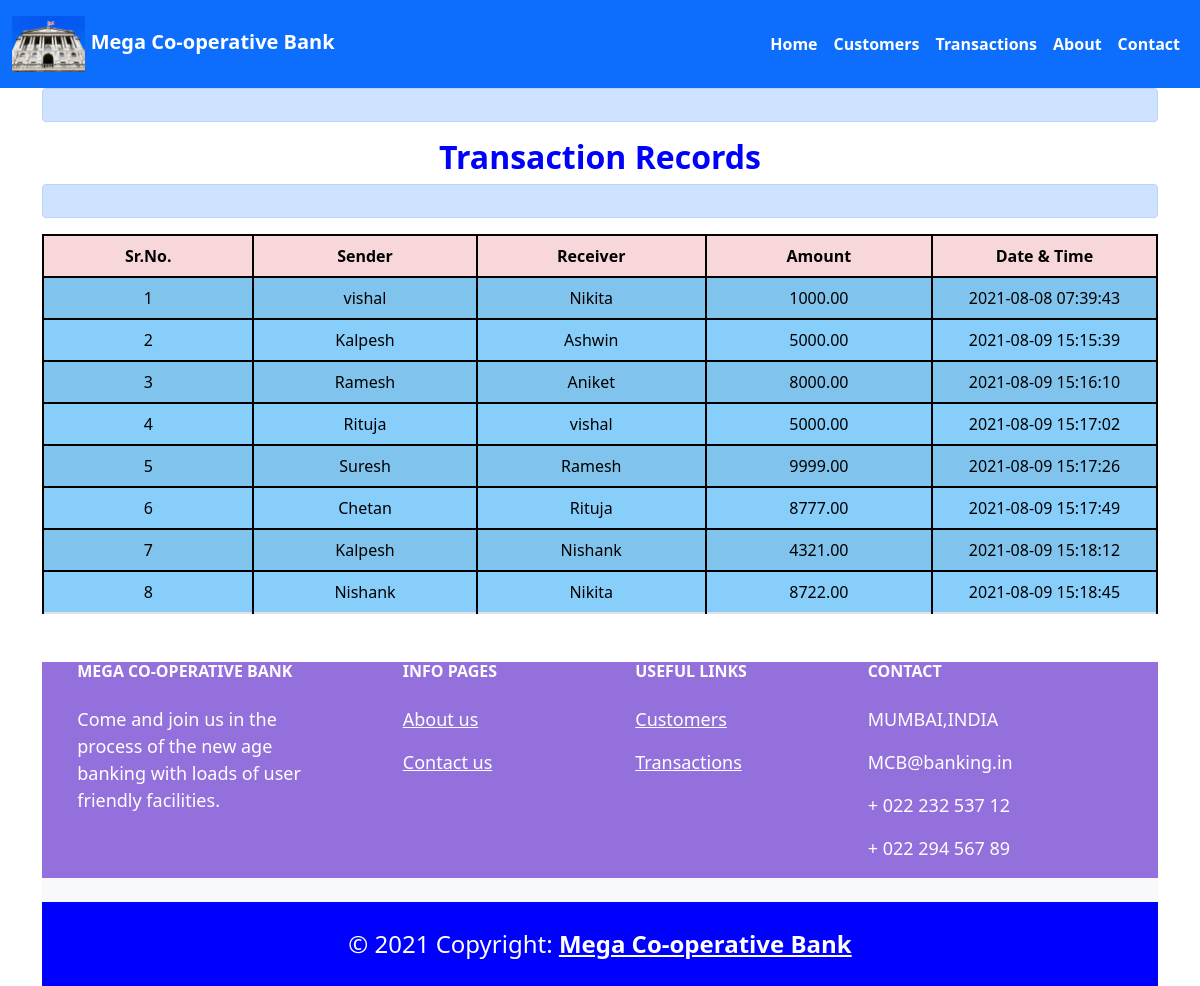
Screenshot of /transactionrecords.php with the database file from the repository.
### tables this page shows
CREATE TABLE `transactionrecords` (
  `id` int(3) NOT NULL,
  `sendername` varchar(50) NOT NULL,
  `receivername` varchar(50) NOT NULL,
  `amount` decimal(8,2) NOT NULL,
  `datetime` timestamp NOT NULL DEFAULT current_timestamp()
);

### transactionrecords.php (the view, shortened to what this page needs)
<!DOCTYPE html>
<html lang="en">
<head>
    <link rel="stylesheet" href="bootstrap/css/bootstrap.min.css">
    <link rel="stylesheet" href="bootstrap/css/all.min.css">
    <link rel="stylesheet" href="./css/style.css">
    <link rel="stylesheet" type="text/css" href="css/style.css">
</head>
<body>
    <header>
    <nav  class="navbar py-2 navbar-expand-lg navbar-dark bg-primary">
        <div class="container-fluid">
            <a class="navbar-brand" href="index.php"><img src="images/logo.jpg" width="10%" height="9%" alt="MCB" href="index.php"></img><strong>  Mega Co-operative Bank</strong></a>
            <div class="collapse navbar-collapse" id="navbarSupportedContent">
                <ul class="navbar-nav me-auto mb-8 mb-lg-0">
                    <li class="nav-item py-3">
                        <a class="nav-link active" aria-current="page" href="index.php"><strong>Home</strong></a>
                    </li>
                    <li class="nav-item py-3">
                        <a class="nav-link active" href="customerslist.php "><strong>Customers</strong></a>
                    </li>
                    <li class="nav-item py-3">
                        <a class="nav-link active" href="transactionrecords.php "><strong>Transactions</strong></a>
                    </li>
                    <li class="nav-item py-3">
                        <a class="nav-link active" href="aboutus.php "><strong>About</strong></a>
                    </li>
                    <li class="nav-item py-3">
                        <a class="nav-link active" href="contactus.php "><strong>Contact</strong></a>
                    </li>
                </ul>
            </div>
        </div>
    </nav>
    <div class="container">
    <div class="alert alert-primary d-flex align-items-center" role="alert" style="text-align:center">
    </div>
    <h2 style="color:blue; text-align:center"><strong>Transaction Records</strong> </h2>
    <div class="alert alert-primary d-flex align-items-center" role="alert" style="text-align:center">
    </div>
    </div>
        <?php
        $server="localhost:3306";
        $username="root";
        $password="";
        $dbname = "bankingsystem";
        $connection=mysqli_connect($server, $username, $password , $dbname);
      ?>
 <div class="container">
    <div class="table-responsive-sm">
    <table class="table table-hover table-striped">
        <thead style="color : black;" class="table-danger">
            <tr>
                <th class="text-center">Sr.No.</th>
                <th class="text-center">Sender</th>
                <th class="text-center">Receiver</th>
                <th class="text-center">Amount</th>
                <th class="text-center">Date & Time</th>
            </tr>
        </thead>
        <tbody>
        <?php
        $sql ="SELECT * FROM transactionrecords";
        $query =mysqli_query($connection, $sql);
        while($row = mysqli_fetch_assoc($query))
        {
        ?>
<tr style="color : black;">
            <td class="text-center py-2"><?php echo $row['id']; ?></td>
            <td class="text-center py-2"><?php echo $row['sendername']; ?></td>
            <td class="text-center py-2"><?php echo $row['receivername']; ?></td>
            <td class="text-center py-2"><?php echo $row['amount']; ?> </td>
            <td class="text-center py-2"><?php echo $row['datetime']; ?> </td>
        <?php
}
        ?>
        </tbody>
    </table>
    </div>
</div>
    </header>
    <footer>
<div class="container">
<footer class="text-center text-lg-start bg-light text-muted">
  <section class="">
    <div class="container text-center text-md-start mt-5" style="font-size:large;color:white;background-color:#9370db;">
      <div class="row mt-3">
        <div class="col-md-3 col-lg-4 col-xl-3 mx-auto mb-4">
          <h6 class="text-uppercase fw-bold mb-4">
            Mega Co-operative Bank
          </h6>
          <p>
            Come and join us in the process of the new age banking with loads of user friendly facilities.
          </p>
        </div>
        <div class="col-md-2 col-lg-2 col-xl-2 mx-auto mb-4">
          <h6 class="text-uppercase fw-bold mb-4">
            Info pages
          </h6>
          <p>
            <a href="aboutus.php" class="text-reset">About us</a>
          </p>
          <p>
            <a href="contactus.php" class="text-reset">Contact us</a>
          </p>
        </div>
        <div class="col-md-3 col-lg-2 col-xl-2 mx-auto mb-4">
          <h6 class="text-uppercase fw-bold mb-4">
            Useful links
          </h6>
          <p>
            <a href="customerslist.php" class="text-reset">Customers</a>
          </p>
          <p>
            <a href="transactionrecords.php" class="text-reset">Transactions</a>
          </p>
        </div>
        <div class="col-md-4 col-lg-3 col-xl-3 mx-auto mb-md-0 mb-4">
          <h6 class="text-uppercase fw-bold mb-4">
            Contact
          </h6>
          <p>MUMBAI,INDIA</p>
          <p>
            MCB@banking.in
          </p>
          <p>+ 022 232 537 12</p>
          <p>+ 022 294 567 89</p>
        </div>
      </div>
    </div>
  </section>
  <div class="text-center p-4"  style="font-size:x-large;color:white;background-color:blue;">
    © 2021 Copyright:
    <a class="text-reset fw-bold" href="https://mdbootstrap.com/">Mega Co-operative Bank</a>
  </div>
</footer>
       </div>
   </footer>
</body>
</html>

### css/style.css (style rules this page uses)
body { width: 100%; height: 100%; margin: auto; height: auto; }

### transactionrecords.php (style rules this page uses)
table,th,td { border:2px solid black; width:1100px; background-color: lightskyblue; }

### rows the page displays
transactionrecords: id "1", sendername "vishal", receivername "Nikita", amount "1000.00", datetime "2021-08-08 07:39:43"
transactionrecords: id "2", sendername "Kalpesh", receivername "Ashwin", amount "5000.00", datetime "2021-08-09 15:15:39"
transactionrecords: id "3", sendername "Ramesh", receivername "Aniket", amount "8000.00", datetime "2021-08-09 15:16:10"
transactionrecords: id "4", sendername "Rituja", receivername "vishal", amount "5000.00", datetime "2021-08-09 15:17:02"
transactionrecords: id "5", sendername "Suresh", receivername "Ramesh", amount "9999.00", datetime "2021-08-09 15:17:26"
transactionrecords: id "6", sendername "Chetan", receivername "Rituja", amount "8777.00", datetime "2021-08-09 15:17:49"
transactionrecords: id "7", sendername "Kalpesh", receivername "Nishank", amount "4321.00", datetime "2021-08-09 15:18:12"
transactionrecords: id "8", sendername "Nishank", receivername "Nikita", amount "8722.00", datetime "2021-08-09 15:18:45"
